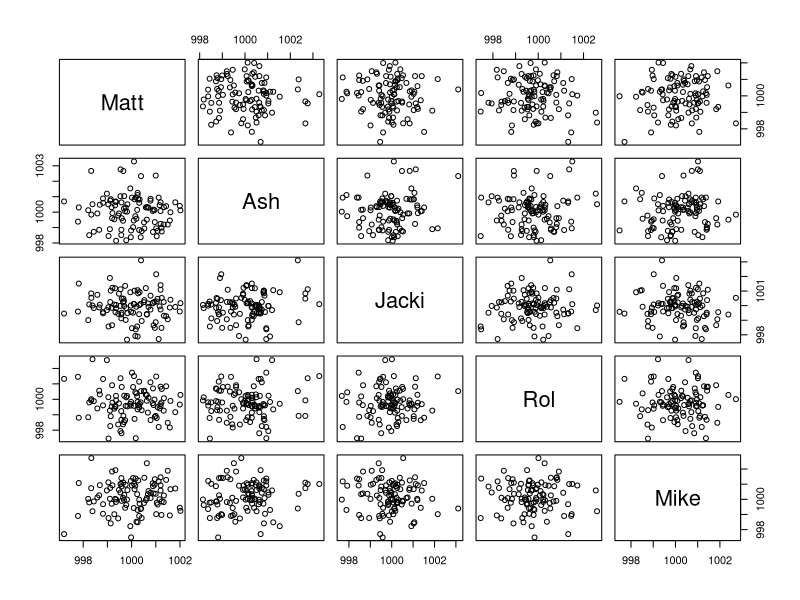

Generate this figure with R:
## ---- chunk 1
knitr::opts_chunk$set(echo = TRUE)
## ---- chunk 2
library(mvtnorm)
sigma <- matrix(c(1,0,0,0,0,
                  0,1,0,0,0,
                  0,0,1,0,0,
                  0,0,0,1,0,
                  0,0,0,0,1), ncol=5)
x <- rmvnorm(n=100, mean= rep(1000, 5), sigma=sigma)
colnames(x) <- c('Matt', 'Ash', 'Jacki', 'Rol', 'Mike')
# Test 1: pairs plot
pairs(x)
## ---- chunk 3
# Test 2: correlation
cor(x)
# Test 3: Anova
x <- as.data.frame(x)
aov(Matt ~ Ash, data = x)
# Test 4: 
chisq.test(x$Matt, x$Ash)
# Test 5:
lm(Matt ~ Ash, data = x)
